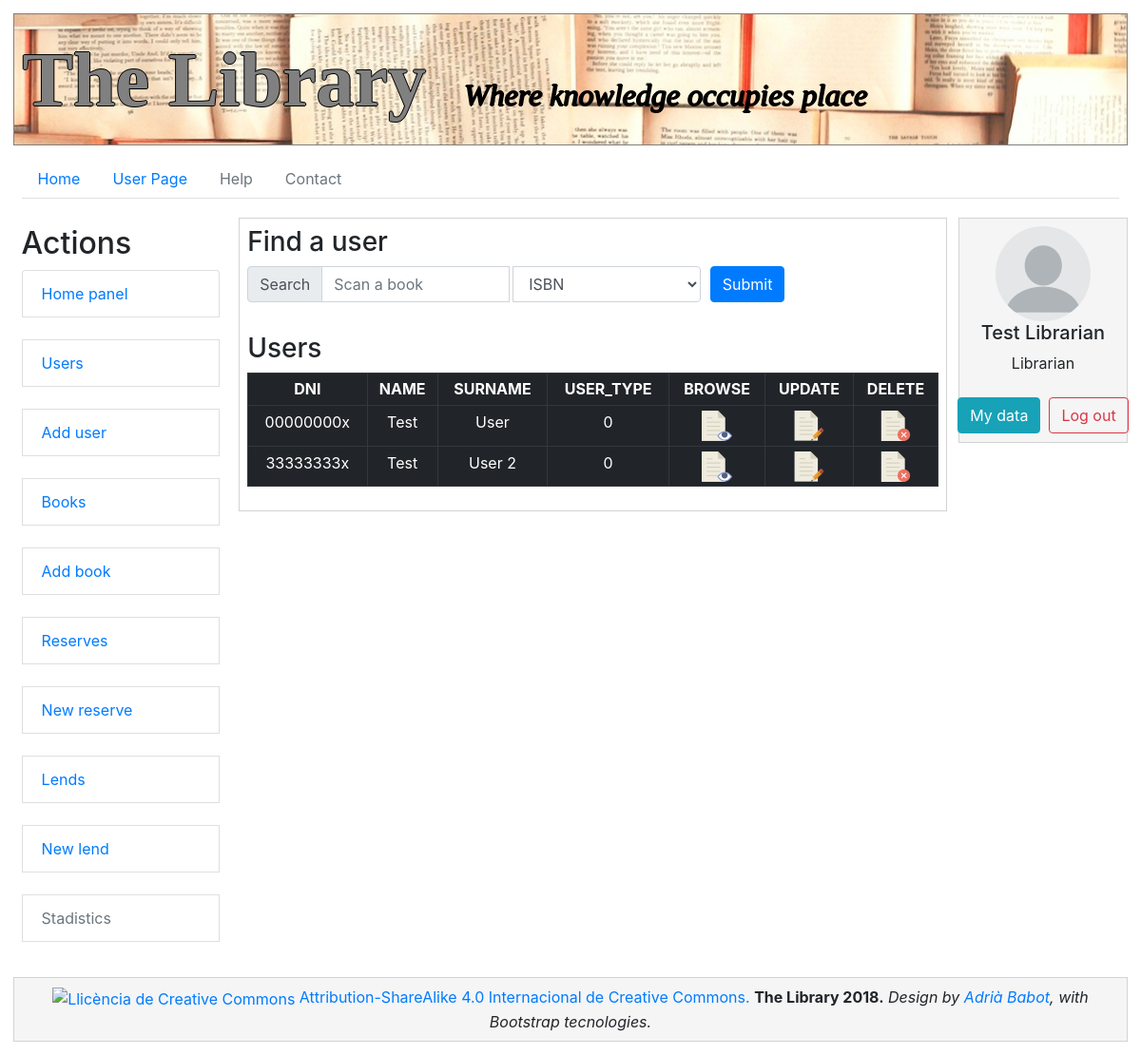
/pageListed.php?ref=users (signed in), run on the app's committed database.
### tables this page shows
CREATE TABLE `users` (
  `dni` varchar(10) NOT NULL,
  `name` varchar(20) NOT NULL,
  `surname` varchar(30) NOT NULL,
  `pass` varchar(8) NOT NULL,
  `user_type` int(1) NOT NULL,
  `phone_number` varchar(9) NOT NULL,
  `city` varchar(20) DEFAULT NULL,
  `postal_code` varchar(11) DEFAULT NULL,
  `email` varchar(30) NOT NULL,
  `direction` varchar(50) DEFAULT NULL
);

### User.php (called while the page is built, shortened)
<?php
class User
{
    private $name;
    private $surname;
    private $user_type;
    public function __construct()
    {
        $params = func_get_args();
        $num_params = func_num_args();
        $f_constructor = '__construct' . $num_params;
        if (method_exists($this, $f_constructor)) {
            call_user_func_array(array($this, $f_constructor), $params);
        }
    }
    function __construct1($dni)
    {
        include("connection_data.inc");
        $connexion = new mysqli ($mysql_server, $mysql_login, $mysql_pass, "library");
        $sentenciaSQL = "SELECT * FROM users where dni='$dni';";
        $sql_result = $connexion->query($sentenciaSQL);
        while ($row = mysqli_fetch_assoc($sql_result)) {
            $this->name = $row['name'];
            $this->surname = $row['surname'];
            $this->user_type = $row['user_type'];
        }
    }
    public function getName()
    {
        return $this->name;
    }
    public function getSurname()
    {
        return $this->surname;
    }
    public function getUserType()
    {
        return $this->user_type;
    }
}

### connection_data.inc (called while the page is built)
<?php
$mysql_server = "localhost:3307";
$mysql_login = "root";
$mysql_pass = "AB.Root18";
?>

### MakeTable.php (the view, shortened to what this page needs)
<?php
class MakeTable
{
    private $tableName;
    private $numFields;
    private $fieldList = array();
    private $mysqli;
    private $row;
    private $registers;
    private $fileBrowse, $fileUpdate, $fileDelete, $filePickUp, $fileReturn;
    private $condition;
    private $condition2;
    private $fieldCondition;
    function __construct($dbName, $tableName, $fieldList, $fileBrowse = "", $fileUpdate = "", $fileDelete = "", $condition = "", $fieldCondition = "", $condition2 = "", $filePickUp = "", $fileReturn = "")
    {
        $this->tableName = $tableName;
        $this->numFields = count($fieldList);
        for ($i = 0; $i < $this->numFields; $i++) {
            $this->fieldList [$i] = $fieldList [$i];
        }
        $this->fileBrowse = $fileBrowse;
        $this->fileUpdate = $fileUpdate;
        $this->fileDelete = $fileDelete;
        $this->condition = $condition;
        $this->condition2 = $condition2;
        $this->fieldCondition = $fieldCondition;
    }
    private function connectDB($dbName)
    {
        include("connection_data.inc");
        $this->mysqli = new mysqli ($mysql_server, $mysql_login, $mysql_pass, $dbName);
    }
    public function paintTable()
    {
        $this->paintHeader();
        while ($row = $this->moreRegisters()) {
            $this->paintRow();
        }
        $this->paintFooter();
    }
    public function paintHeader()
    {
        echo "<table class=\"table table-hover table-dark table-sm\" border = \"1\" align = \"center\" width=\"100%\"><tr>";
        for ($i = 0; $i < $this->numFields; $i++)
        {
            echo "<td align = 'center'><b>" . strtoupper($this->fieldList[$i]) . "</b></td>";
        }
        if ($this->fileBrowse != "") {
            echo "<td  width='30' height='30' align = 'center'><b> BROWSE </b></td>";
        }
        if ($this->fileUpdate != "") {
            echo "<td  width='30' height='30' align = 'center'><b> UPDATE </b></td>";
        }
        if ($this->fileDelete != "") {
            echo "<td  width='30' height='30' align = 'center'><b> DELETE </b></td>";
        }
        echo "</tr>";
        $this->row = 0;
        $sentenciaSQL = "SELECT ";
        for ($i = 0; $i < $this->numFields - 1; $i++)
        {
            $sentenciaSQL .= $this->fieldList[$i] . ", ";
        }
        $sentenciaSQL .= $this->fieldList[$this->numFields - 1] . " FROM " . $this->tableName;
        if ($this->fieldCondition != "") {
            $sentenciaSQL = $sentenciaSQL . " WHERE " . $this->fieldCondition . "='" . $this->condition . "'";
        }
        if ($this->condition2 != "") {
            $sentenciaSQL = $sentenciaSQL . $this->condition2 . ";";
        } else {
            $sentenciaSQL = $sentenciaSQL . ";";
        }
        $this->registers = $this->mysqli->query($sentenciaSQL);
        return $this->mysqli;
    }
    public function paintRow()
    {
        echo "<tr>";
        for ($i = 0; $i < $this->numFields; $i++) {
            if ($this->fieldList[$i] == "reserve.id_copy" || $this->fieldList[$i] == "lend.id_copy") {
                echo "<td  width='40' height='30' align = 'center'>" . $this->row["id_copy"] . "</td>";
            } else {
                echo "<td  width='40' height='30' align = 'center'>" . $this->row[$this->fieldList[$i]] . "</td>";
            }
        }
        $idToGiveInGet = $this->row[$this->fieldList[0]];
        if ($this->fileBrowse != "") {
            echo "<td  width='30' height='30' align = 'center'><a href='$this->fileBrowse?id=" . $idToGiveInGet . "&ref=" . $this->tableName . "'> <img src='res/icons/browse.png'> </a></td>";
        }
        if ($this->fileUpdate != "") {
            echo "<td  width='30' height='30' align = 'center'><a href='$this->fileUpdate?id=" . $idToGiveInGet . "&ref=" . $this->tableName . "'> <img src='res/icons/edit.png'> </a></td>";
        }
        if ($this->fileDelete != "") {
            echo "<td width='30' height='30' align = 'center' onclick=\"deleteRow('$idToGiveInGet','$this->tableName','$this->fileDelete')\"> <a href=#> <img src='res/icons/delete.png'> </a></td>";
        }
    }
    public function moreRegisters()
    {
        $this->row = $this->registers->fetch_assoc();
        return ($this->row);
    }
    public function paintFooter()
    {
        echo "</table>";
    }
}
?>

### loggedInAs.inc (shortened to what this page needs)
<?php
include_once('User.php');
$work_user = new User($_SESSION['user_id']);
?>
<div class="profile-sidebar">
    <div class="d-flex justify-content-center">
        <img id="profileImg" src="res/users/pred_user.png" alt="User picture">
    </div>
    <div>
        <div class="d-flex justify-content-center">
            <?php echo "<h5>".$work_user->getName() . " " . $work_user->getSurname()."</h5>"?>
        </div>
        <div class="d-flex justify-content-center">
            <?php
            switch ($work_user->getUserType()){
                case USER_TYPE_LIBRARIAN:
                    echo "Librarian";
                    break;
            }
            ?>
        </div>
    </div>
    <br/>
    <div class="d-flex justify-content-center">
        <br/>
        <?php echo "<a class=\"btn btn-info\" href=\"pageBrowse.php?id=" . $_SESSION['user_id'] . "&ref=users\">My data</a>";?>
        &nbsp&nbsp<a href="logOut.php" class="btn btn-outline-danger">Log out</a>
    </div>
</div>

### css/index.css (style rules this page uses)
header, nav, body, footer, aside, section { margin: 0.5%; padding: 0.7%; }
div { text-align: justify; text-justify: inter-word; }
#profileImg { border-radius: 50% !important; }
html:before { content: ""; position: fixed; z-index: -1; display: block; background: white url('../res/img/book.png') no-repeat fixed center; width: 100%; height: 100%; filter: opacity(18%); }

### data on the page
users: name "Test", surname "Librarian"
users: dni "00000000x", name "Test", surname "User", user_type "0"
users: dni "33333333x", name "Test", surname "User 2", user_type "0"

### other printed values
$this->fieldList[$i] "DNI"
$this->fieldList[$i] "NAME"
$this->fieldList[$i] "SURNAME"
$this->fieldList[$i] "USER_TYPE"
